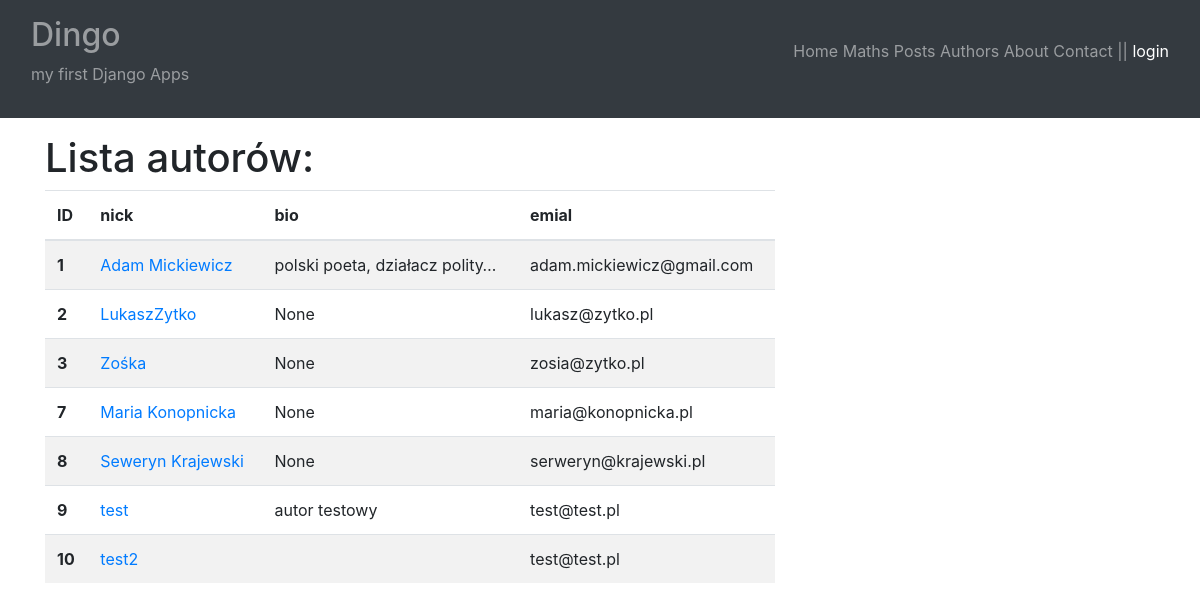
Before: /blog/authors-list/ with the older database file.
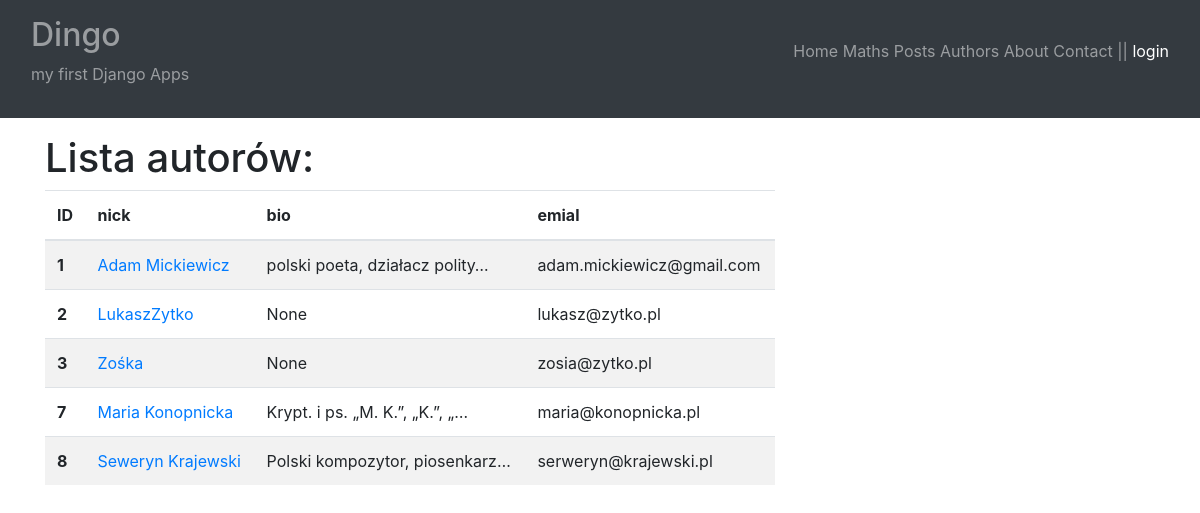
After: the same page with the newer database file.
### posts/models.py (models this page shows, shortened)
class Author(models.Model):
    nick = models.CharField(max_length=25, unique=True)
    bio = models.TextField(
        blank=True,
        null=True
    )
    email = models.EmailField()

### posts/views.py (the view, shortened to what this page needs)
# urls.py: path("authors-list/", authors_list, name="authors_list"),
def authors_list(request):
    author_form = AuthorForm()
    authors = Author.objects.all()
    return render(
        request=request,
        template_name="posts/authors_list.html",
        context={
            "authors": authors,
            "author_form": author_form
        }
    )

### posts/templates/posts/authors_list.html (shortened to what this page needs)
{% extends "main.html" %}
{% load bootstrap4 %}
{% block content %}
<div class="row">
    <div class="col-8">
        <h1>Lista autorów:</h1>
        <table class="table table-striped">
            <thead>
              <tr>
                <th scope="col">ID</th>
                <th scope="col">nick</th>
                <th scope="col">bio</th>
                <th scope="col">emial</th>
              </tr>
            </thead>
            <tbody>
                {% for a in authors %}
                    <tr>
                        <th scope="row">{{ a.id }}</th>
                        <td><a href="{% url 'blog:author_details' a.id %}">{{ a.nick }}</a></td>
                        <td>{{ a.bio|truncatechars:30 }}</td>
                        <td>{{ a.email }}</a></td>
                    </tr>
                {% endfor %}
            </tbody>
        </table>
    </div>
    <div class="col">
    </div>
</div>
{% endblock %}

Changed rows visible on the page:
removed Author: id "9", nick "test", bio "autor testowy", email "test@test.pl"
removed Author: id "10", nick "test2", email "test@test.pl"
changed Author "Maria Konopnicka": bio "None" → "Krypt. i ps. „M. K.”, „K.”, „…"
changed Author "Seweryn Krajewski": bio "None" → "Polski kompozytor, piosenkarz…"
